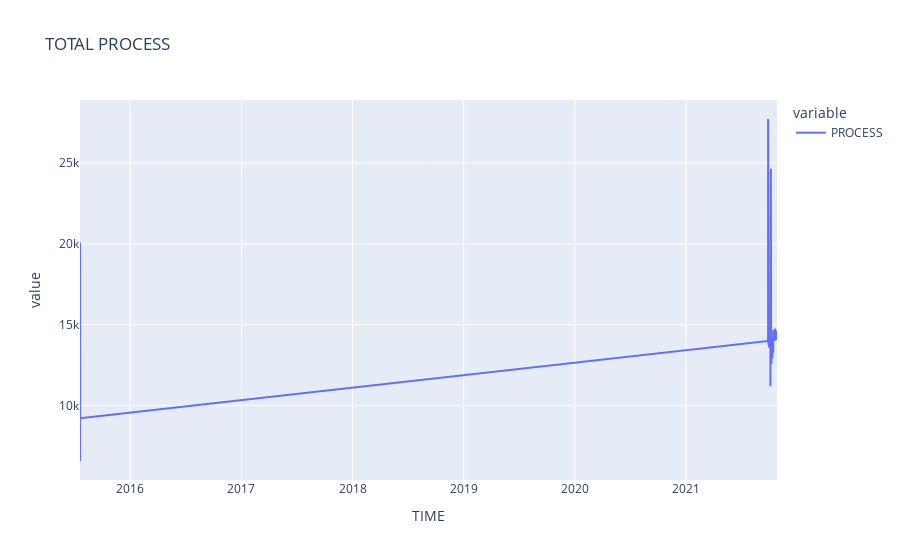

The code cell stored with this chart in its notebook:
### Code cell
import pandas as pd
import plotly.express as px
df = pd.read_csv('https://raw.githubusercontent.com/unpetee/getocidisks/master/countprocess.csv')
df['TIME']= pd.to_datetime(df['TIME'],format="%d/%m/%Y %H:%M").dt.strftime('%d/%m/%Y %H')
df['TIME']= pd.to_datetime(df['TIME'],format="%d/%m/%Y %H")
gb_date = df.groupby("TIME")["PROCESS"].sum()
fig2 = px.line(gb_date,title='TOTAL PROCESS')
fig2.show()

### Figure 1 — Plotly figure (JSON) as saved in the notebook; plotly's stock layout.template omitted (floating-point values rounded to 4 significant figures; data arrays with more than 128 entries replaced by an {"elided": "..."} marker saying what was removed)
{"data": [{"hovertemplate": "variable=PROCESS<br>TIME=%{x}<br>value=%{y}<extra></extra>", "legendgroup": "PROCESS", "line": {"color": "#636efa", "dash": "solid"}, "marker": {"symbol": "circle"}, "mode": "lines", "name": "PROCESS", "orientation": "v", "showlegend": true, "type": "scatter", "x": {"elided": "745 str values"}, "xaxis": "x", "y": {"elided": "745 int values"}, "yaxis": "y"}], "layout": {"legend": {"title": {"text": "variable"}, "tracegroupgap": 0}, "title": {"text": "TOTAL PROCESS"}, "xaxis": {"anchor": "y", "domain": [0, 1], "title": {"text": "TIME"}}, "yaxis": {"anchor": "x", "domain": [0, 1], "title": {"text": "value"}}}}
